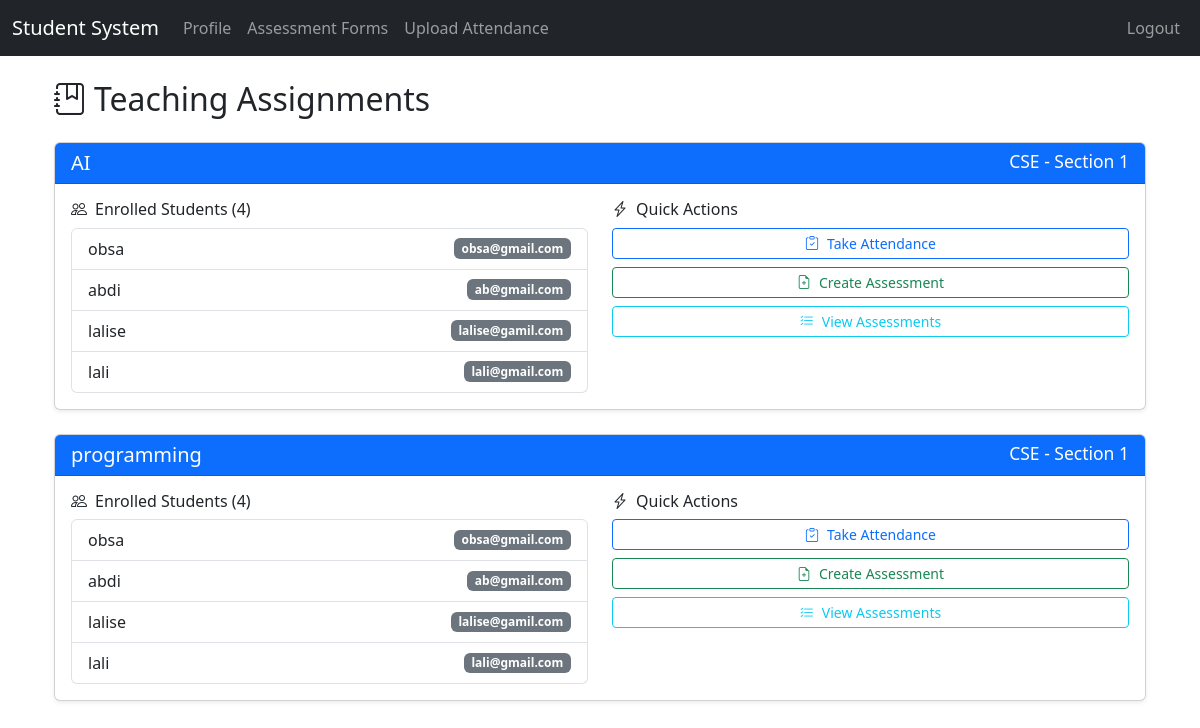
Screenshot of /teaching-assignments (signed in) with the database file from the repository.
### app.py (models this page shows)
class Course(db.Model):
    __tablename__ = 'courses'
    id = db.Column(db.Integer, primary_key=True)
    name = db.Column(db.String(100), nullable=False)
    semester_id = db.Column(db.Integer, db.ForeignKey('semesters.id'), nullable=False)
    instructor = db.Column(db.Integer, db.ForeignKey('users.id'))
    department   = db.Column(db.String(100), nullable=False)
    section      = db.Column(db.String(50), nullable=False)
    instructor_rel = db.relationship('User', backref='courses_teaching')
    semester = db.relationship('Semester', backref='courses')
    semester_id = db.Column(db.Integer, db.ForeignKey('semesters.id'), nullable=False)
    semester = db.relationship('Semester', backref='courses')

class User(db.Model):
    __tablename__ = 'users'
    id = db.Column(db.Integer, primary_key=True)
    username = db.Column(db.String(80), unique=True, nullable=False)
    email         = db.Column(db.String(120),unique=True, nullable=False)
    password_hash = db.Column(db.String(128),nullable=False)
    role          = db.Column(db.String(20), nullable=False)
    is_active     = db.Column(db.Boolean,    default=False)
    department    = db.Column(db.String(100), nullable=True)
    section       = db.Column(db.String(50),  nullable=True)

### app.py (the view)
@app.route('/teaching-assignments')
@roles_required('teacher')
def teaching_assignments():
    teacher_username = session.get('username')
    courses = Course.query.filter_by(instructor=teacher_username).all()
    course_data = []
    for course in courses:
        students = User.query.filter_by(
            role='student',
            department=course.department,
            section=course.section
        ).all()
        student_count = len(students)
        course_data.append({
            'course': course,
            'students': students,
            'student_count': student_count
        })
    return render_template('teaching_assignments.html',
                         course_data=course_data,
                         teacher=teacher_username)

### app.py (called while the page is built)
def roles_required(*required_roles):
    def decorator(f):
        @wraps(f)
        def wrapped(*args, **kwargs):
            if session.get('role') not in required_roles:
                flash('Access denied. Insufficient privileges', 'danger')
                return redirect(url_for('login'))
            return f(*args, **kwargs)
        return wrapped
    return decorator

@app.context_processor
def inject_debug():
    return {'debug': app.debug}

### templates/teaching_assignments.html (shortened to what this page needs)
{% extends 'base.html' %}
{% block content %}
<div class="container mt-4">
    <h2 class="mb-4"><i class="bi bi-journal-bookmark me-2"></i>Teaching Assignments</h2>
    {% for data in course_data %}
    <div class="card mb-4 shadow-sm">
        <div class="card-header bg-primary text-white">
            <h5 class="mb-0">
                {{ data.course.name }}
                <small class="float-end">
                    {{ data.course.department }} - Section {{ data.course.section }}
                </small>
            </h5>
        </div>
        <div class="card-body">
            <div class="row">
                <div class="col-md-6">
                    <h6><i class="bi bi-people me-2"></i>Enrolled Students ({{ data.student_count }})</h6>
                    <ul class="list-group">
                        {% for student in data.students %}
                        <li class="list-group-item d-flex justify-content-between align-items-center">
                            {{ student.username }}
                            <span class="badge bg-secondary">{{ student.email }}</span>
                        </li>
                        {% else %}
                        <li class="list-group-item">No students enrolled</li>
                        {% endfor %}
                    </ul>
                </div>
                <div class="col-md-6 mt-3 mt-md-0">
                    <h6><i class="bi bi-lightning-charge me-2"></i>Quick Actions</h6>
                    <div class="d-grid gap-2">
                        <a href="{{ url_for('upload_attendance', course_id=data.course.id) }}"
                           class="btn btn-outline-primary btn-sm">
                            <i class="bi bi-clipboard-check me-2"></i>Take Attendance
                        </a>
                        <a href="{{ url_for('create_assessment_form', course_id=data.course.id) }}"
                           class="btn btn-outline-success btn-sm">
                            <i class="bi bi-file-earmark-plus me-2"></i>Create Assessment
                        </a>
                        <a href="{{ url_for('list_assessment_forms', course_id=data.course.id) }}"
                           class="btn btn-outline-info btn-sm">
                            <i class="bi bi-list-check me-2"></i>View Assessments
                        </a>
                    </div>
                </div>
            </div>
        </div>
    </div>
    {% endfor %}
</div>
{% endblock %}

### rows the page displays
Course: course.name "AI", course.department "CSE", course.section "1"
User: username "obsa", email "obsa@gmail.com"
User: username "abdi", email "ab@gmail.com"
User: username "lalise", email "lalise@gamil.com"
User: username "lali", email "lali@gmail.com"
Course: course.name "programming", course.department "CSE", course.section "1"

### other values shown
{{ data.student_count }} "4" "4"
